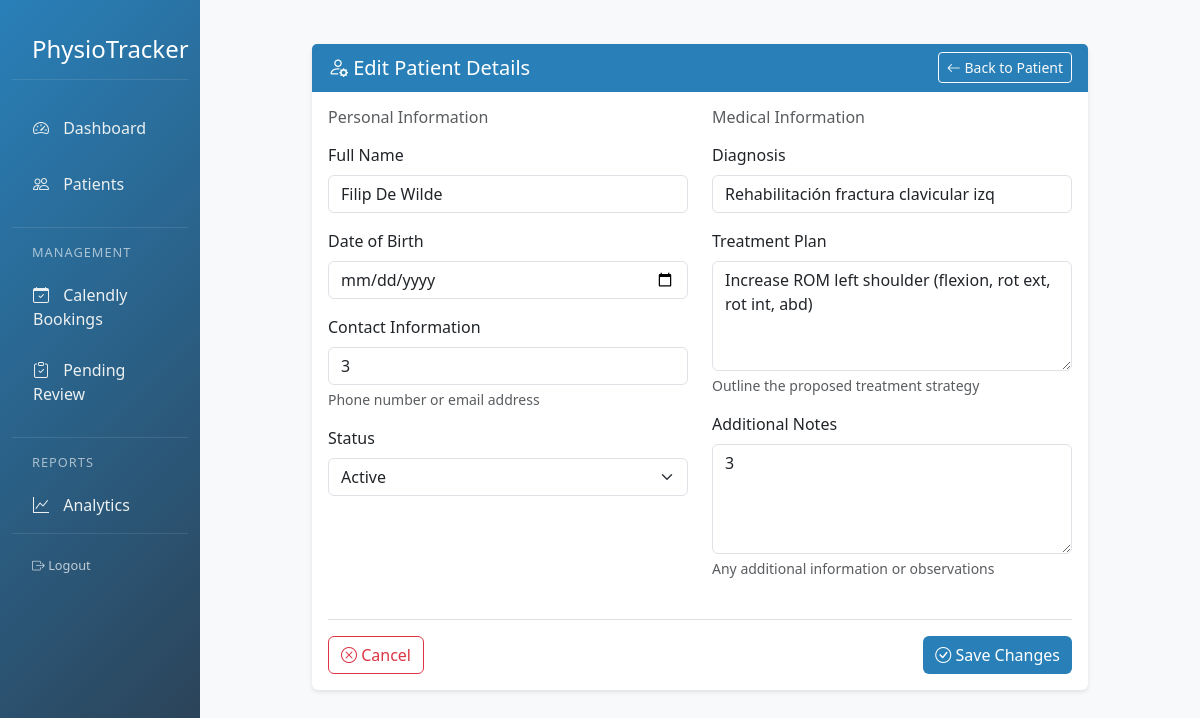
The app's page /patient/8/edit with its own data.
### app/models.py (models this page shows)
class Patient(db.Model):
    __tablename__ = 'patient'
    id = db.Column(db.Integer, primary_key=True)
    name = db.Column(db.String(100), nullable=False)
    date_of_birth = db.Column(db.Date)
    contact = db.Column(db.String(100))
    diagnosis = db.Column(db.String(200))
    treatment_plan = db.Column(db.Text)
    notes = db.Column(db.Text)
    status = db.Column(db.String(20), default='Active')
    created_at = db.Column(db.DateTime, default=datetime.utcnow)
    treatments = db.relationship('Treatment', backref='patient', lazy=True)

### app/routes/main.py (the view, shortened to what this page needs)
@main.route('/patient/<int:id>/edit', methods=['GET', 'POST'])
def edit_patient(id):
    patient = Patient.query.get_or_404(id)
    return render_template('edit_patient.html', patient=patient)

### app/templates/edit_patient.html (shortened to what this page needs)
{% extends "base.html" %}
{% block content %}
<div class="container py-4">
    <div class="row justify-content-center">
        <div class="col-md-10">
            <div class="card">
                <div class="card-header bg-primary text-white d-flex justify-content-between align-items-center">
                    <h5 class="mb-0">
                        <i class="bi bi-person-gear"></i> Edit Patient Details
                    </h5>
                    <a href="{{ url_for('main.patient_detail', id=patient.id) }}" class="btn btn-outline-light btn-sm">
                        <i class="bi bi-arrow-left"></i> Back to Patient
                    </a>
                </div>
                <div class="card-body">
                    <form action="{{ url_for('main.edit_patient', id=patient.id) }}" method="POST">
                        <div class="row">
                            <div class="col-md-6">
                                <h6 class="text-muted mb-3">Personal Information</h6>
                                <div class="mb-3">
                                    <label for="name" class="form-label">Full Name</label>
                                    <input type="text"
                                           class="form-control"
                                           id="name"
                                           name="name"
                                           value="{{ patient.name }}"
                                           required>
                                </div>
                                <div class="mb-3">
                                    <label for="date_of_birth" class="form-label">Date of Birth</label>
                                    <input type="date"
                                           class="form-control"
                                           id="date_of_birth"
                                           name="date_of_birth"
                                           value="{{ patient.date_of_birth.strftime('%Y-%m-%d') if patient.date_of_birth else '' }}"
                                           required>
                                </div>
                                <div class="mb-3">
                                    <label for="contact" class="form-label">Contact Information</label>
                                    <input type="text"
                                           class="form-control"
                                           id="contact"
                                           name="contact"
                                           value="{{ patient.contact }}"
                                           required>
                                    <div class="form-text">Phone number or email address</div>
                                </div>
                                <div class="mb-3">
                                    <label for="status" class="form-label">Status</label>
                                    <select class="form-select" id="status" name="status" required>
                                        <option value="Active" {% if patient.status == 'Active' %}selected{% endif %}>
                                            Active
                                        </option>
                                    </select>
                                </div>
                            </div>
                            <div class="col-md-6">
                                <h6 class="text-muted mb-3">Medical Information</h6>
                                <div class="mb-3">
                                    <label for="diagnosis" class="form-label">Diagnosis</label>
                                    <input type="text"
                                           class="form-control"
                                           id="diagnosis"
                                           name="diagnosis"
                                           value="{{ patient.diagnosis }}"
                                           required>
                                </div>
                                <div class="mb-3">
                                    <label for="treatment_plan" class="form-label">Treatment Plan</label>
                                    <textarea class="form-control"
                                              id="treatment_plan"
                                              name="treatment_plan"
                                              rows="4">{{ patient.treatment_plan }}</textarea>
                                    <div class="form-text">Outline the proposed treatment strategy</div>
                                </div>
                                <div class="mb-3">
                                    <label for="notes" class="form-label">Additional Notes</label>
                                    <textarea class="form-control"
                                              id="notes"
                                              name="notes"
                                              rows="4">{{ patient.notes }}</textarea>
                                    <div class="form-text">Any additional information or observations</div>
                                </div>
                            </div>
                        </div>
                        <div class="d-flex justify-content-between mt-4 pt-3 border-top">
                            <button type="button"
                                    class="btn btn-outline-danger"
                                    data-bs-toggle="modal"
                                    data-bs-target="#confirmCancel">
                                <i class="bi bi-x-circle"></i> Cancel
                            </button>
                            <button type="submit" class="btn btn-primary">
                                <i class="bi bi-check-circle"></i> Save Changes
                            </button>
                        </div>
                    </form>
                </div>
            </div>
        </div>
    </div>
</div>
{% endblock %}

### app/templates/base.html (style rules this page uses)
:root { --primary-color: #2980b9; --secondary-color: #2980b9; --accent-color: #e74c3c; }
.card { border: none; box-shadow: 0 2px 4px rgba(0,0,0,0.1); transition: transform 0.2s; }
.btn-primary { background-color: var(--primary-color); border: none; }
.badge.bg-primary, .btn-primary, .bg-primary { background-color: #2980b9 !important; border-color: #2980b9 !important; }
a { color: #2980b9; }
.btn-primary, .btn-primary:focus, .btn-primary:active, .btn-primary:not(:disabled):not(.disabled):active { background-color: #2980b9 !important; border-color: #2980b9 !important; }
.bg-primary { background-color: #2980b9 !important; }

### records on screen
Patient: name "Filip De Wilde", contact "3", status "Active", diagnosis "Rehabilitación fractura clavicular izq", treatment_plan "Increase ROM left shoulder (flexion, rot ext, rot int, abd)", notes "3"
